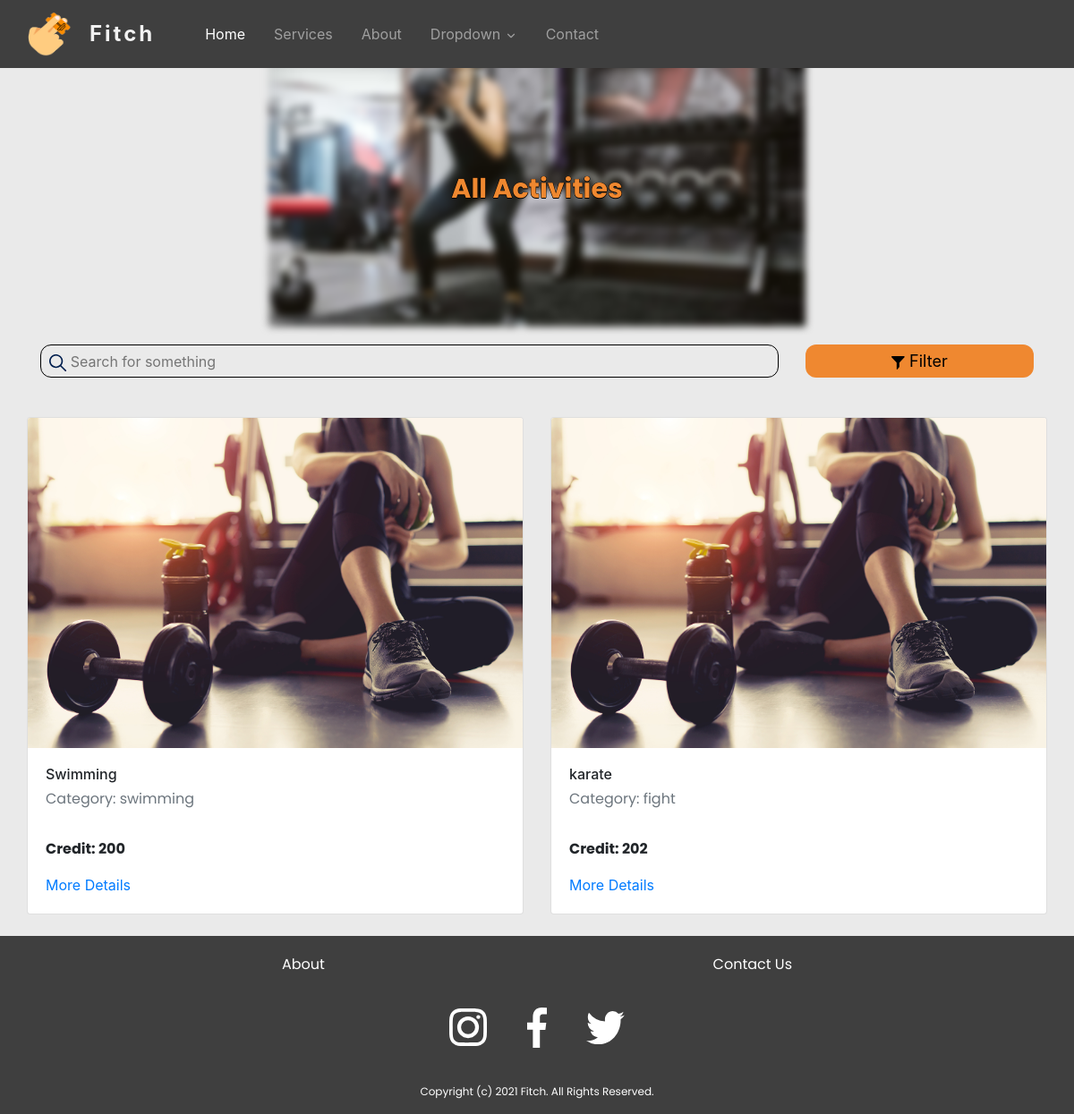
/Activity/allactivity, run on the app's committed database.
### tables this page shows
CREATE TABLE `gym_activity` (
  `id` int(20) NOT NULL,
  `gym_id` int(20) NOT NULL,
  `activity_name` varchar(255) NOT NULL,
  `category` varchar(255) NOT NULL,
  `sessions_per_week` varchar(255) NOT NULL,
  `max_capacity` int(20) NOT NULL,
  `credit` int(20) NOT NULL,
  `description` varchar(255) NOT NULL,
  `status` int(20) NOT NULL
);

### app/controllers/Activity.php (called while the page is built, shortened)
<?php
class Activity extends Controller
{
    public function __construct()
    {
        $this->activityModel = $this->model('ActivityModel');
    }
    public function allactivity()
    {
        $activity = $this->activityModel->fetchActiveActivity();
        if ($activity != NULL) {
            $data['gym_activity'] = $activity;
        }
        $this->view('Landing/activities', $data);
    }
}

### app/libraries/Core.php (called while the page is built, shortened)
<?php
  class Core {
    protected $currentMethod = 'index';
    public function __construct(){
      $url = $this->getUrl();
      if(file_exists('../app/controllers/' . ucwords($url[0]). '.php')){
        unset($url[0]);
      }
      $this->currentController = new $this->currentController;
      if(isset($url[1])){
        if(method_exists($this->currentController, $url[1])){
          $this->currentMethod = $url[1];
          unset($url[1]);
        }
      }
      $this->params = $url ? array_values($url) : [];
      call_user_func_array([$this->currentController, $this->currentMethod], $this->params);
    }
    public function getUrl(){
      if(isset($_GET['url'])){
        $url = rtrim($_GET['url'], '/');
        $url = filter_var($url, FILTER_SANITIZE_URL);
        $url = explode('/', $url);
        return $url;
      }
    }
  }

### public/index.php (called while the page is built, shortened)
<?php
  $init = new Core;

### app/libraries/Database.php (called while the page is built, shortened)
<?php
  class Database {
    private $host = DB_HOST;
    private $user = DB_USER;
    private $pass = DB_PASS;
    private $dbname = DB_NAME;
    private $dbh;
    private $stmt;
    public function __construct(){
      $dsn = 'mysql:host=' . $this->host . ';dbname=' . $this->dbname;
      $options = array(
        PDO::ATTR_PERSISTENT => true,
        PDO::ATTR_ERRMODE => PDO::ERRMODE_EXCEPTION
      );
      try{
        $this->dbh = new PDO($dsn, $this->user, $this->pass, $options);
      } catch(PDOException $e){
        $this->error = $e->getMessage();
        echo $this->error;
      }
    }
    public function query($sql){
      $this->stmt = $this->dbh->prepare($sql);
    }
    public function bind($param, $value, $type = null){
      if(is_null($type)){
        switch(true){
          case is_int($value):
            $type = PDO::PARAM_INT;
            break;
        }
      }
      $this->stmt->bindValue($param, $value, $type);
    }
    public function execute(){
      return $this->stmt->execute();
    }
    public function resultSet(){
      $this->execute();
      return $this->stmt->fetchAll(PDO::FETCH_OBJ);
    }
  }

### app/models/ActivityModel.php (called while the page is built, shortened)
<?php
class ActivityModel
{
  private $db;
  public function __construct()
  {
    $this->db = new Database;
  }
  public function fetchActiveActivity()
  {
    $this->db->query('SELECT * FROM gym_activity WHERE status = :status');
    $this->db->bind(':status', 1);
    $row = $this->db->resultSet();
    if ($this->db->rowCount() > 0) {
      return $row;
    }
  }
}

### app/views/Landing/activities.php (the view, shortened to what this page needs)
<?php require APPROOT . '/views/inc/header.php'; ?>
<?php require APPROOT . '/views/inc/navbar.php'; ?>
<div class="container-fluid" style="background-color:#
F2F2F2;">
    <div class="row justify-content-center">
        <div class="landing-image col-sm-12 col-lg-6 px-0">
            <img class="activities-responsive" src="<?php echo URLROOT; ?>/images/gym-workout-routines.jpg" alt="">
            <div class="text-overlay-5">
                <h3 class="land-text-6">All Activities</h3>
            </div>
        </div>
    </div>
</div>
<div class="container" style="padding-top: 20px;">
    <div class="row" style="padding-left: 15px; padding-right: 15px; padding-bottom: 20px;">
        <div class="col-9">
            <form method="POST" action="<?php echo URLROOT; ?>/Activity/search">
                <div class="search-input p-1">
                    <button type="submit" style="padding:0; border:none; background:none;"> <span class="search-text-icon"></span></button>
                    <input class="search-input-text" id="searchField" name="searchField" placeholder="Search for something">
                </div>
            </form>
        </div>
        <div class="col-3">
            <button type="button" class="filter-btn" data-toggle="modal" data-target="#filterModal"><span class="filter-btn-icon">
                </span>
                Filter
            </button>
        </div>
    </div>
</div>
<div class="container">
    <div class="row">
        <?php
        if (!empty($data['gym_activity'])) {
            foreach ($data['gym_activity'] as $activity) {
                echo '<div class = "col-6">';
                echo '<div class="card mt-4 " style="width: auto;">';
                echo '<img class="card-img-top" src="' . URLROOT . '/images/gym1.jpg" alt="Card image cap">';
                echo '<div class="card-body rounded-pill">';
                echo '<h6 class="card-title">' . $activity->activity_name . '</h6>';
                echo '<p class="card-subtitle mb-2 text-muted">Category: ' . $activity->category . '</p>';
                echo '<p><b>Credit: ' . $activity->credit . '</b></p>';
                echo '<a href="' . URLROOT . '/Activity/activitydetails/' . $activity->id . '/' . $activity->gym_id . '" class="card-link">More Details</a>';
                echo '</div>';
                echo '</div>';
                echo '</div>';
            }
        } else {
            echo "No Gym activity please check back later!";
        }
        ?>
    </div>
</div>
<br>
<?php require APPROOT . '/views/inc/footer.php'; ?>

### public/css/style.css (style rules this page uses)
body { padding-top: 65px; }
.container { width: 100%; padding-right: 0px; padding-left: 0px; margin-right: auto; margin-left: auto; }
h3 { font-family: 'Poppins', sans-serif; }
p { font-family: 'Poppins', sans-serif; }
.landing-image { position: relative; text-align: center; }
.text-overlay-5 { position: absolute; top: 50%; left: 50%; transform: translate(-50%, -50%); }
.land-text-6 { font-size: 30px; font-weight: bold; color: #ef8830; text-shadow: 0.5px 0 0 #000, 0 -0.5px 0 #000, 0 0.5px 0 #000, -0.5px 0 0 #000; }
.activities-responsive { width: 100%; filter: blur(4px); }
.search-text-icon { margin-left: 5px; padding-bottom: 5px; }
.search-input { justify-content: center; align-items: center; width: 100%; height: 37px; border-radius: 12px; border-width: 1px; border-color: black; border-style: solid; }
.search-input-text { height: 100%; width: 90%; background-color: transparent; border-style: none; outline: none; }
.filter-btn { background-color: #ef8830; justify-content: center; align-items: center; width: 100%; height: 37px; font-size: 18px; color: black; border-radius: 12px; border-style: none; outline: none; }
.filter-btn-icon { margin-bottom: 10px; }
* { margin: 0; padding: 0; }
body { background-color: #eaeaea; }

### data on the page
gym_activity: activity_name "Swimming", category "swimming", credit "200"
gym_activity: activity_name "karate", category "fight", credit "202"
